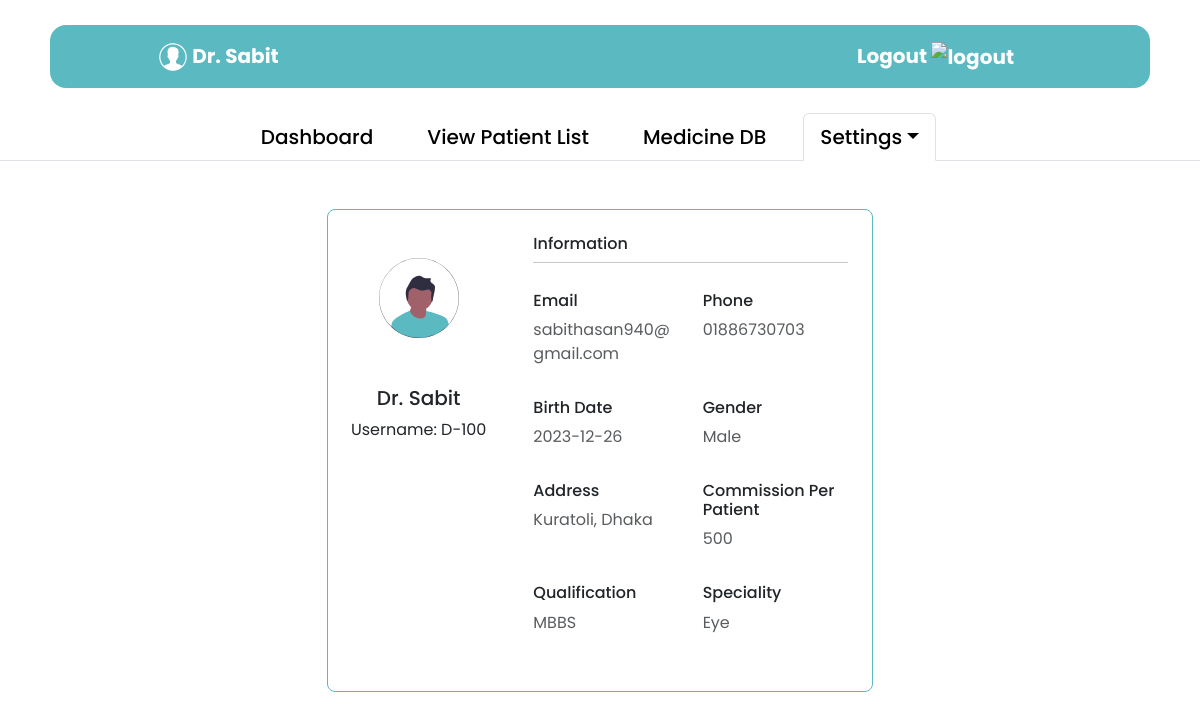
The app's page /Views/viewProfile.php (signed in) with its own data.
### tables this page shows
CREATE TABLE `doctor` (
  `D_Username` varchar(30) NOT NULL,
  `D_Name` varchar(30) NOT NULL,
  `D_Email` varchar(30) NOT NULL,
  `D_Phone` varchar(30) NOT NULL,
  `D_DOB` date NOT NULL,
  `D_Gender` varchar(30) NOT NULL,
  `D_Address` varchar(30) NOT NULL,
  `D_Salary` varchar(30) NOT NULL,
  `D_Qualification` varchar(30) NOT NULL,
  `D_Speciality` varchar(30) NOT NULL,
  `D_ProfilePicture` varchar(50) NOT NULL
);

### Models/alldb.php (called while the page is built, shortened)
<?php
    function doctorDetails($varDoctorUsername)
    {
        $conn = getConnection();
        $sqlDoctor = "select * from doctor where D_Username = '$varDoctorUsername';";
        $resultDoctor = mysqli_query($conn, $sqlDoctor);
        $rowDoctor = mysqli_fetch_assoc($resultDoctor);
        return $rowDoctor;
    }
?>

### Views/viewProfile.php (the view, shortened to what this page needs)
<?php
    require_once('../Models/alldb.php');
    $varDoctorUsername = $_SESSION['username'];
    $rowDoctor = doctorDetails($varDoctorUsername);
?>
<!doctype html>
<html lang="en">
  <head>
    <link href="https://cdn.jsdelivr.net/npm/bootstrap@5.3.2/dist/css/bootstrap.min.css" rel="stylesheet">
    <link rel="stylesheet" href="../CSS/viewProfile.css">
  </head>
  <body>
    <header>
        <nav class="navbar navbar-expand-lg navbar-custom">
            <div class="container-fluid">
                <a class="navbar-brand" href="../Controllers/viewProfileController.php"> <img src="../Images/icons8-male-user-30.png" alt="logo">&nbsp;Dr.&nbsp;<?php echo $rowDoctor["D_Name"]; ?></a>
                <div class="collapse navbar-collapse" id="navbarSupportedContent">
                <ul class="navbar-nav ms-auto mb-2 mb-lg-0">
                    <li class="nav-item">
                    <a class="nav-link" href="../Controllers/logoutController.php">Logout&nbsp;<img src="../Images/icons8-logout-32.png" alt="logout"></a>
                    </li>
                </ul>
                </div>
            </div>
        </nav>
    </header>
    <section class="c-tab">
      <ul class="nav nav-tabs justify-content-center">
        <li class="nav-item">
          <a class="nav-link" href="../Controllers/dashboardController.php">Dashboard</a>
        </li>
        <li class="nav-item">
          <a class="nav-link" href="../Controllers/viewPatientListController.php">View Patient List</a>
        </li>
        <li class="nav-item">
          <a class="nav-link" href="../Controllers/medicineDBController.php">Medicine DB</a>
        </li>
        <li class="nav-item dropdown">
          <a class="nav-link active dropdown-toggle" data-bs-toggle="dropdown" aria-current="page" href="#" role="button" aria-expanded="false">Settings</a>
        </li>
      </ul>
    </section>
    <section>
        <div class="container py-5 h-100">
            <div class="row d-flex justify-content-center align-items-center h-100">
            <div class="col col-lg-6 mb-4 mb-lg-0">
                <div class="card mb-3" style="border-radius: .5rem; border-color: rgb(90, 185, 193);">
                <div class="row g-0">
                    <div class="col-md-4 gradient-custom text-center" style="border-top-left-radius: .5rem; border-bottom-left-radius: .5rem;">
                        <img src="../Images/undraw_pic_profile_re_7g2h.svg"
                            alt="profile picture" class="img-fluid my-5" style="width: 80px;" />
                        <h5>Dr.&nbsp;<?php echo $rowDoctor['D_Name'];?></h5>
                        <p>Username:&nbsp;<?php echo $rowDoctor['D_Username'];?></p>
                    </div>
                    <div class="col-md-8">
                        <div class="card-body p-4">
                            <h6>Information</h6>
                            <hr class="mt-0 mb-4">
                            <div class="row pt-1">
                                <div class="col-6 mb-3">
                                    <h6>Email</h6>
                                    <p class="text-muted"><?php echo $rowDoctor['D_Email'];?></p>
                                </div>
                                <div class="col-6 mb-3">
                                    <h6>Phone</h6>
                                    <p class="text-muted"><?php echo $rowDoctor['D_Phone'];?></p>
                                </div>
                                <div class="col-6 mb-3">
                                    <h6>Birth Date</h6>
                                    <p class="text-muted"><?php echo $rowDoctor['D_DOB'];?></p>
                                </div>
                                <div class="col-6 mb-3">
                                    <h6>Gender</h6>
                                    <p class="text-muted"><?php echo $rowDoctor['D_Gender'];?></p>
                                </div>
                                <div class="col-6 mb-3">
                                    <h6>Address</h6>
                                    <p class="text-muted"><?php echo $rowDoctor['D_Address'];?></p>
                                </div>
                                <div class="col-6 mb-3">
                                    <h6>Commission Per Patient</h6>
                                    <p class="text-muted"><?php echo $rowDoctor['D_Salary'];?></p>
                                </div>
                                <div class="col-6 mb-3">
                                    <h6>Qualification</h6>
                                    <p class="text-muted"><?php echo $rowDoctor['D_Qualification'];?></p>
                                </div>
                                <div class="col-6 mb-3">
                                    <h6>Speciality</h6>
                                    <p class="text-muted"><?php echo $rowDoctor['D_Speciality'];?></p>
                                </div>
                            </div>
                        </div>
                    </div>
                </div>
                </div>
            </div>
            </div>
        </div>
    </section>
  </body>
</html>

### CSS/viewProfile.css (style rules this page uses)
* { margin: 0; padding: 0; box-sizing: border-box; font-family: "Poppins", sans-serif; }
.navbar { padding: 0.5rem 6rem !important; border-radius: 16px; margin: 25px !important; margin-left: 50px !important; margin-right: 50px !important; }
.navbar-custom { background-color: rgb(90, 185, 193); font-weight: bold; }
.navbar-custom .navbar-brand { color: #fff; }
.nav-link { color: #fff; font-size: 20px; margin-right: 20px; }
.c-tab .nav-link { color: black !important; font-weight: 480; }

### records on screen
doctor: D_Name "Sabit", D_Username "D-100", D_Email "sabithasan940@gmail.com", D_Phone "01886730703", D_DOB "2023-12-26", D_Gender "Male", D_Address "Kuratoli, Dhaka", D_Salary "500", D_Qualification "MBBS", D_Speciality "Eye"
